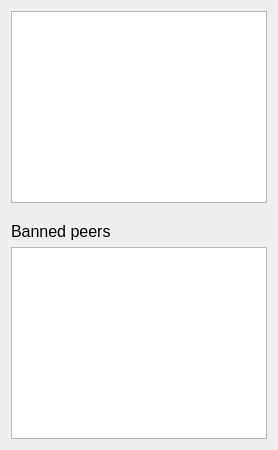
         <widget class="QWidget" name="widget_1" native="true">
          <layout class="QVBoxLayout" name="verticalLayout_101">
           <property name="spacing">
            <number>6</number>
           </property>
           <item>
            <widget class="QTableView" name="peerWidget">
             <property name="horizontalScrollBarPolicy">
              <enum>Qt::ScrollBarAsNeeded</enum>
             </property>
             <property name="tabKeyNavigation">
              <bool>false</bool>
             </property>
             <property name="sortingEnabled">
              <bool>true</bool>
             </property>
             <attribute name="horizontalHeaderHighlightSections">
              <bool>false</bool>
             </attribute>
            </widget>
           </item>
           <item>
            <widget class="QLabel" name="banHeading">
             <property name="sizePolicy">
              <sizepolicy hsizetype="Preferred" vsizetype="Minimum">
               <horstretch>0</horstretch>
               <verstretch>0</verstretch>
              </sizepolicy>
             </property>
             <property name="minimumSize">
              <size>
               <width>0</width>
               <height>32</height>
              </size>
             </property>
             <property name="maximumSize">
              <size>
               <width>16777215</width>
               <height>32</height>
              </size>
             </property>
             <property name="font">
              <font>
               <pointsize>12</pointsize>
              </font>
             </property>
             <property name="cursor">
              <cursorShape>IBeamCursor</cursorShape>
             </property>
             <property name="text">
              <string>Banned peers</string>
             </property>
             <property name="alignment">
              <set>Qt::AlignBottom|Qt::AlignLeading|Qt::AlignLeft</set>
             </property>
             <property name="wordWrap">
              <bool>true</bool>
             </property>
             <property name="textInteractionFlags">
              <set>Qt::NoTextInteraction</set>
             </property>
            </widget>
           </item>
           <item>
            <widget class="QTableView" name="banlistWidget">
             <property name="sizePolicy">
              <sizepolicy hsizetype="Expanding" vsizetype="Expanding">
               <horstretch>0</horstretch>
               <verstretch>0</verstretch>
              </sizepolicy>
             </property>
             <property name="horizontalScrollBarPolicy">
              <enum>Qt::ScrollBarAsNeeded</enum>
             </property>
             <property name="tabKeyNavigation">
              <bool>false</bool>
             </property>
             <property name="sortingEnabled">
              <bool>true</bool>
             </property>
             <attribute name="horizontalHeaderHighlightSections">
              <bool>false</bool>
             </attribute>
            </widget>
           </item>
          </layout>
         </widget>
